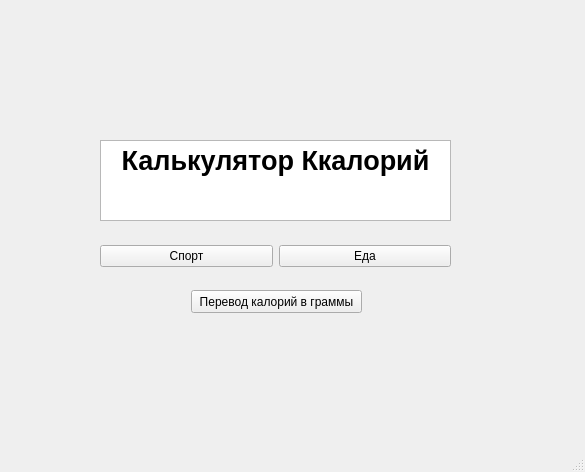
<?xml version="1.0" encoding="UTF-8"?>
<ui version="4.0">
 <class>MainWindow</class>
 <widget class="QMainWindow" name="MainWindow">
  <property name="geometry">
   <rect>
    <x>0</x>
    <y>0</y>
    <width>585</width>
    <height>472</height>
   </rect>
  </property>
  <property name="windowTitle">
   <string>MainWindow</string>
  </property>
  <widget class="QWidget" name="centralwidget">
   <widget class="QTextEdit" name="textEdit">
    <property name="geometry">
     <rect>
      <x>100</x>
      <y>140</y>
      <width>351</width>
      <height>81</height>
     </rect>
    </property>
    <property name="focusPolicy">
     <enum>Qt::NoFocus</enum>
    </property>
    <property name="html">
     <string>&lt;!DOCTYPE HTML PUBLIC &quot;-//W3C//DTD HTML 4.0//EN&quot; &quot;http://www.w3.org/TR/REC-html40/strict.dtd&quot;&gt;
&lt;html&gt;&lt;head&gt;&lt;meta name=&quot;qrichtext&quot; content=&quot;1&quot; /&gt;&lt;style type=&quot;text/css&quot;&gt;
p, li { white-space: pre-wrap; }
&lt;/style&gt;&lt;/head&gt;&lt;body style=&quot; font-family:'MS Shell Dlg 2'; font-size:8.25pt; font-weight:400; font-style:normal;&quot;&gt;
&lt;p align=&quot;center&quot; style=&quot; margin-top:0px; margin-bottom:0px; margin-left:0px; margin-right:0px; -qt-block-indent:0; text-indent:0px;&quot;&gt;&lt;span style=&quot; font-size:20pt; font-weight:600;&quot;&gt;Калькулятор Ккалорий&lt;/span&gt;&lt;/p&gt;&lt;/body&gt;&lt;/html&gt;</string>
    </property>
   </widget>
   <widget class="QWidget" name="layoutWidget">
    <property name="geometry">
     <rect>
      <x>100</x>
      <y>220</y>
      <width>351</width>
      <height>73</height>
     </rect>
    </property>
    <layout class="QHBoxLayout" name="horizontalLayout">
     <item>
      <widget class="QPushButton" name="sport">
       <property name="enabled">
        <bool>true</bool>
       </property>
       <property name="text">
        <string>Спорт</string>
       </property>
      </widget>
     </item>
     <item>
      <widget class="QPushButton" name="food">
       <property name="text">
        <string>Еда</string>
       </property>
      </widget>
     </item>
    </layout>
   </widget>
   <widget class="QPushButton" name="pushButton">
    <property name="geometry">
     <rect>
      <x>191</x>
      <y>290</y>
      <width>171</width>
      <height>23</height>
     </rect>
    </property>
    <property name="text">
     <string>Перевод калорий в граммы</string>
    </property>
   </widget>
  </widget>
  <widget class="QStatusBar" name="statusbar"/>
 </widget>
 <resources/>
 <connections/>
</ui>
